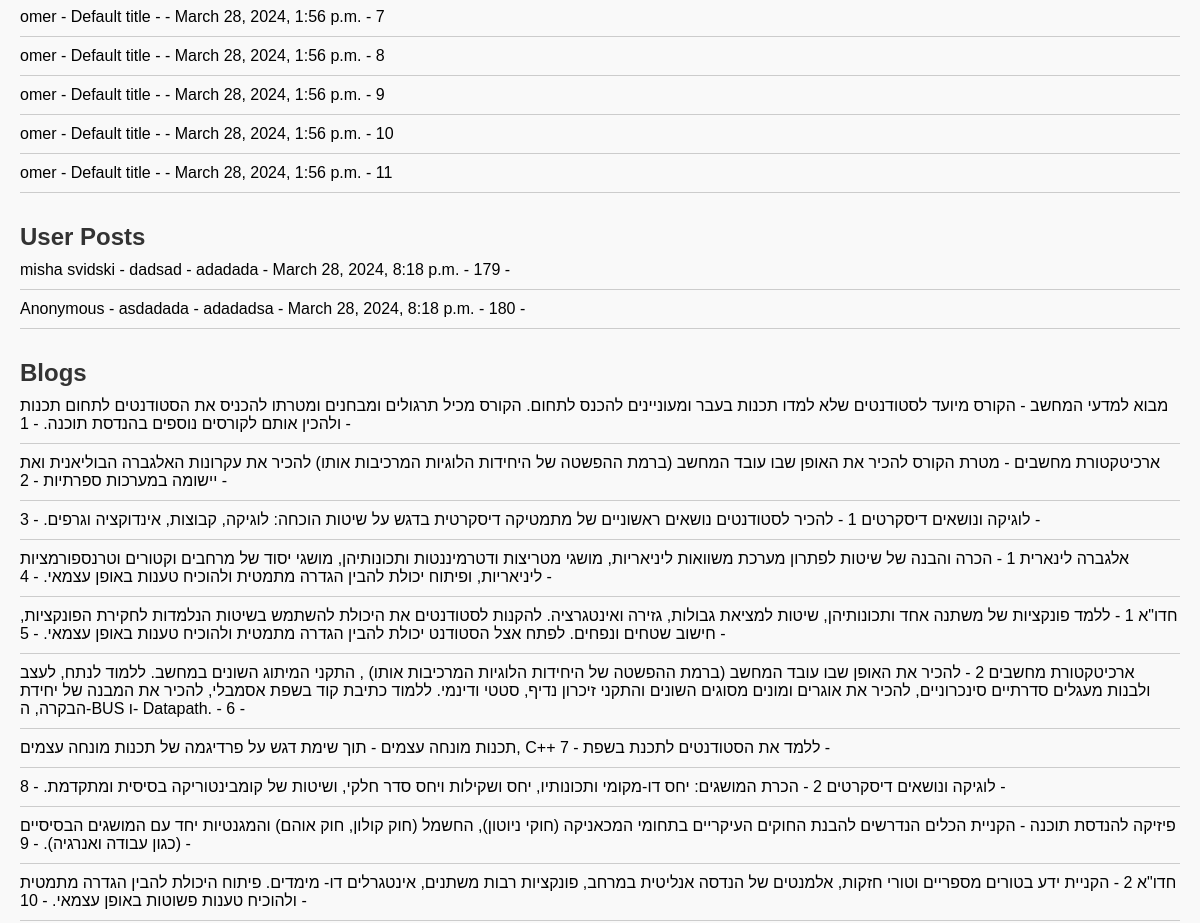
/data/ (middle part), run on an earlier commit of the app's database.
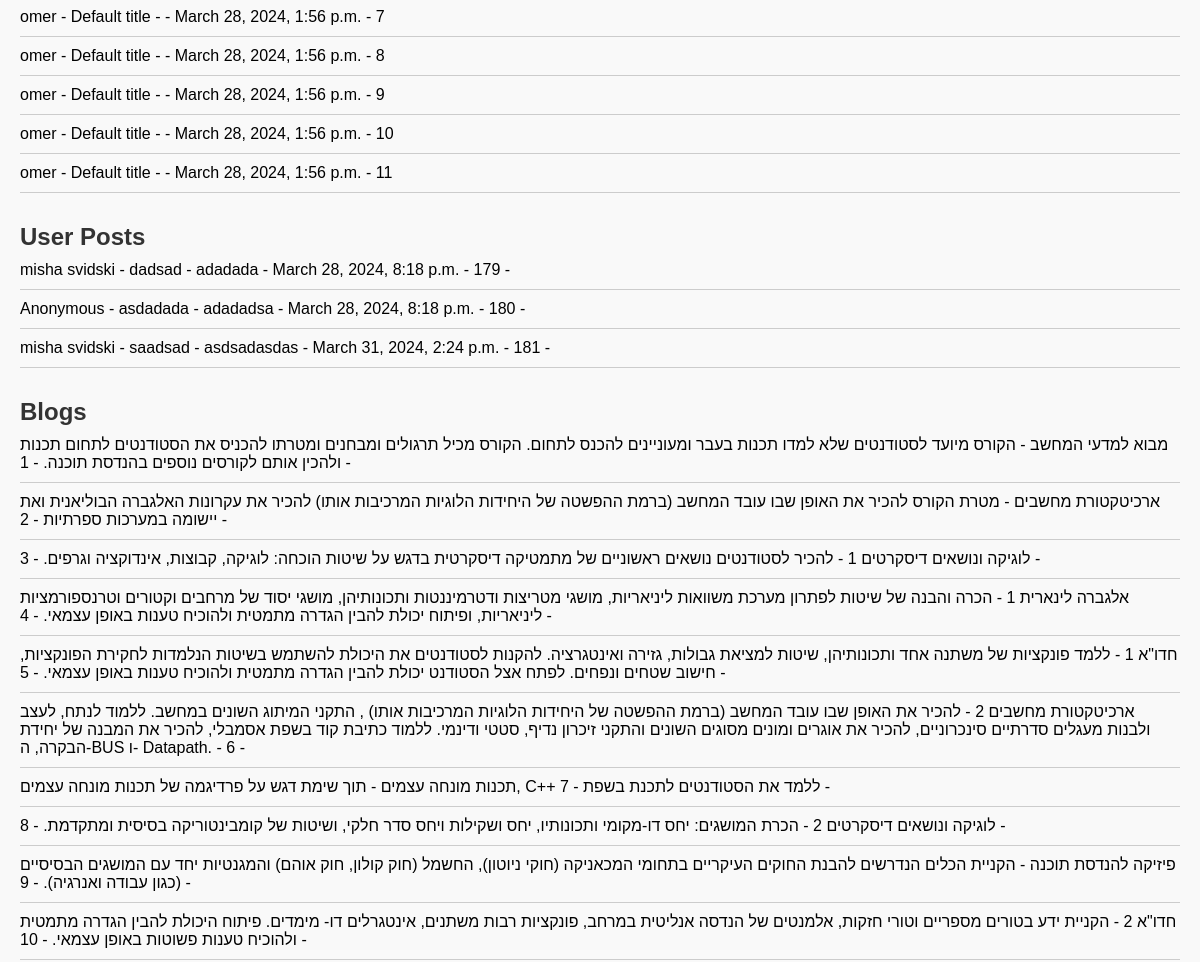
And on a later commit of the database.
### S4S/models.py (models this page shows, shortened)
class Post(models.Model):
    title = models.CharField(max_length=100, default='')
    content = models.TextField(default='')
    date_posted = models.DateTimeField(default=timezone.now)
    author = models.ForeignKey(User, on_delete=models.CASCADE, default=1)
    blog = models.ForeignKey('Blog', on_delete=models.CASCADE, null=True)

class Post2(models.Model):
    title = models.CharField(max_length=100)
    user_name = models.CharField(default="none", max_length=100)
    user_email = models.EmailField(null=True)
    content = models.TextField()
    date_posted = models.DateTimeField(default=timezone.now)
    blog = models.ForeignKey('Blog', on_delete=models.CASCADE, null=True)
    candidate = models.ForeignKey('Candidate', on_delete=models.CASCADE, null=True, blank=True)
    student = models.ForeignKey('Student', on_delete=models.CASCADE, null=True, blank=True)
    graduate = models.ForeignKey('Graduate', on_delete=models.CASCADE, null=True, blank=True)
    admin = models.ForeignKey('Admin', on_delete=models.CASCADE, null=True, blank=True)
    comment_count = models.IntegerField(default=0)
    likes_count = models.IntegerField(default=0)

class Blog(models.Model):
    title = models.CharField(max_length=100)
    description = models.TextField(default='No description')

### S4S/DataVisuals.py (the view)
# urls.py: path('data/', DataVisuals.display_data, name='data'),
def display_data(request):
    candidates = Candidate.objects.all()
    students = Student.objects.all()
    graduates = Graduate.objects.all()
    posts = Post.objects.all()
    posts2 = Post2.objects.all()
    blogs = Blog.objects.all()
    return render(request, 'display_data.html', {'candidates': candidates, 'students': students,
                                                 'graduates': graduates, 'posts': posts, 'posts2': posts2 , 'blogs': blogs } )

### templates/display_data.html (shortened to what this page needs)
<!DOCTYPE html>
<html lang="en">
<head>
</head>
<body>
    <ul>
        {% for post in posts %}
        <li>{{ post.author }} - {{ post.title }} - {{ post.content }} - {{ post.date_posted }} - {{ post.id }}</li>
        {% endfor %}
    </ul>
    <h1>User Posts</h1>
    <ul>
        {% for post2 in posts2 %}
        <li>{{ post2.user_name }} - {{ post2.title }} - {{ post2.content }}
            - {{ post2.date_posted }} - {{ post2.id }} - {{ post2.candidate.first_name }}</li>
        {% endfor %}
    </ul>
 <h1>Blogs</h1>
    <ul>
        {% for blog in blogs %}
        <li>{{ blog.title }} - {{ blog.description }} - {{ blog.id }} - </li>
        {% endfor %}
    </ul>
</body>
</html>

What changed in the data, as far as the page shows it:
added Post2: user_name "misha svidski", title "saadsad", content "asdsadasdas", date_posted "March 31, 2024, 2:24 p.m.", id "181"
